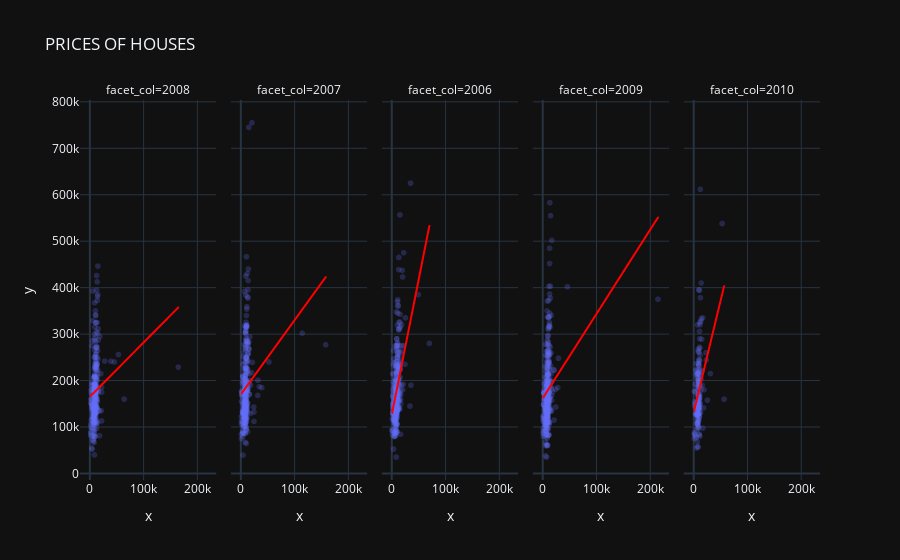

Source (notebook cell):
### Code cell
# plot scatter LotArea and Price
import plotly.express as px
fig = px.scatter(x=House_Data_2['LotArea'], y=House_Data_2['SalePrice'], 
                 facet_col = House_Data_2['YrSold'], opacity = 0.25, template = 'plotly_dark', trendline='ols',
                 trendline_color_override = 'red', title = 'PRICES OF HOUSES')
fig.show()

### Figure 1 — Plotly figure (JSON) as saved in the notebook; plotly's stock layout.template omitted (floating-point values rounded to 4 significant figures; data arrays with more than 128 entries replaced by an {"elided": "..."} marker saying what was removed)
{"data": [{"hovertemplate": "facet_col=2008<br>x=%{x}<br>y=%{y}<extra></extra>", "legendgroup": "", "marker": {"color": "#636efa", "opacity": 0.25, "symbol": "circle"}, "mode": "markers", "name": "", "showlegend": false, "type": "scattergl", "x": {"elided": "304 int values"}, "xaxis": "x", "y": {"elided": "304 int values"}, "yaxis": "y"}, {"hovertemplate": "<b>OLS trendline</b><br>y = 1.16851 * x + 164989<br>R<sup>2</sup>=0.032210<br><br>facet_col=2008<br>x=%{x}<br>y=%{y} <b>(trend)</b><extra></extra>", "legendgroup": "", "line": {"color": "red"}, "marker": {"color": "#636efa", "symbol": "circle"}, "mode": "lines", "name": "", "showlegend": false, "type": "scattergl", "x": {"elided": "304 int values"}, "xaxis": "x", "y": {"elided": "304 float values"}, "yaxis": "y"}, {"hovertemplate": "facet_col=2007<br>x=%{x}<br>y=%{y}<extra></extra>", "legendgroup": "", "marker": {"color": "#636efa", "opacity": 0.25, "symbol": "circle"}, "mode": "markers", "name": "", "showlegend": false, "type": "scattergl", "x": {"elided": "329 int values"}, "xaxis": "x2", "y": {"elided": "329 int values"}, "yaxis": "y2"}, {"hovertemplate": "<b>OLS trendline</b><br>y = 1.59784 * x + 168705<br>R<sup>2</sup>=0.044110<br><br>facet_col=2007<br>x=%{x}<br>y=%{y} <b>(trend)</b><extra></extra>", "legendgroup": "", "line": {"color": "red"}, "marker": {"color": "#636efa", "symbol": "circle"}, "mode": "lines", "name": "", "showlegend": false, "type": "scattergl", "x": {"elided": "329 int values"}, "xaxis": "x2", "y": {"elided": "329 float values"}, "yaxis": "y2"}, {"hovertemplate": "facet_col=2006<br>x=%{x}<br>y=%{y}<extra></extra>", "legendgroup": "", "marker": {"color": "#636efa", "opacity": 0.25, "symbol": "circle"}, "mode": "markers", "name": "", "showlegend": false, "type": "scattergl", "x": {"elided": "314 int values"}, "xaxis": "x3", "y": {"elided": "314 int values"}, "yaxis": "y3"}, {"hovertemplate": "<b>OLS trendline</b><br>y = 5.81478 * x + 121556<br>R<sup>2</sup>=0.219495<br><br>facet_col=2006<br>x=%{x}<br>y=%{y} <b>(trend)</b><extra></extra>", "legendgroup": "", "line": {"color": "red"}, "marker": {"color": "#636efa", "symbol": "circle"}, "mode": "lines", "name": "", "showlegend": false, "type": "scattergl", "x": {"elided": "314 int values"}, "xaxis": "x3", "y": {"elided": "314 float values"}, "yaxis": "y3"}, {"hovertemplate": "facet_col=2009<br>x=%{x}<br>y=%{y}<extra></extra>", "legendgroup": "", "marker": {"color": "#636efa", "opacity": 0.25, "symbol": "circle"}, "mode": "markers", "name": "", "showlegend": false, "type": "scattergl", "x": {"elided": "338 int values"}, "xaxis": "x4", "y": {"elided": "338 int values"}, "yaxis": "y4"}, {"hovertemplate": "<b>OLS trendline</b><br>y = 1.8134 * x + 160765<br>R<sup>2</sup>=0.073050<br><br>facet_col=2009<br>x=%{x}<br>y=%{y} <b>(trend)</b><extra></extra>", "legendgroup": "", "line": {"color": "red"}, "marker": {"color": "#636efa", "symbol": "circle"}, "mode": "lines", "name": "", "showlegend": false, "type": "scattergl", "x": {"elided": "338 int values"}, "xaxis": "x4", "y": {"elided": "338 float values"}, "yaxis": "y4"}, {"hovertemplate": "facet_col=2010<br>x=%{x}<br>y=%{y}<extra></extra>", "legendgroup": "", "marker": {"color": "#636efa", "opacity": 0.25, "symbol": "circle"}, "mode": "markers", "name": "", "showlegend": false, "type": "scattergl", "x": {"elided": "175 int values"}, "xaxis": "x5", "y": {"elided": "175 int values"}, "yaxis": "y5"}, {"hovertemplate": "<b>OLS trendline</b><br>y = 4.80964 * x + 128236<br>R<sup>2</sup>=0.144701<br><br>facet_col=2010<br>x=%{x}<br>y=%{y} <b>(trend)</b><extra></extra>", "legendgroup": "", "line": {"color": "red"}, "marker": {"color": "#636efa", "symbol": "circle"}, "mode": "lines", "name": "", "showlegend": false, "type": "scattergl", "x": {"elided": "175 int values"}, "xaxis": "x5", "y": {"elided": "175 float values"}, "yaxis": "y5"}], "layout": {"annotations": [{"font": {}, "showarrow": false, "text": "facet_col=2008", "x": 0.092, "xanchor": "center", "xref": "paper", "y": 1, "yanchor": "bottom", "yref": "paper"}, {"font": {}, "showarrow": false, "text": "facet_col=2007", "x": 0.296, "xanchor": "center", "xref": "paper", "y": 1, "yanchor": "bottom", "yref": "paper"}, {"font": {}, "showarrow": false, "text": "facet_col=2006", "x": 0.5, "xanchor": "center", "xref": "paper", "y": 1, "yanchor": "bottom", "yref": "paper"}, {"font": {}, "showarrow": false, "text": "facet_col=2009", "x": 0.704, "xanchor": "center", "xref": "paper", "y": 1, "yanchor": "bottom", "yref": "paper"}, {"font": {}, "showarrow": false, "text": "facet_col=2010", "x": 0.908, "xanchor": "center", "xref": "paper", "y": 1, "yanchor": "bottom", "yref": "paper"}], "legend": {"tracegroupgap": 0}, "title": {"text": "PRICES OF HOUSES"}, "xaxis": {"anchor": "y", "domain": [0, 0.184], "title": {"text": "x"}}, "xaxis2": {"anchor": "y2", "domain": [0.204, 0.388], "matches": "x", "title": {"text": "x"}}, "xaxis3": {"anchor": "y3", "domain": [0.408, 0.592], "matches": "x", "title": {"text": "x"}}, "xaxis4": {"anchor": "y4", "domain": [0.612, 0.796], "matches": "x", "title": {"text": "x"}}, "xaxis5": {"anchor": "y5", "domain": [0.816, 1], "matches": "x", "title": {"text": "x"}}, "yaxis": {"anchor": "x", "domain": [0, 1], "title": {"text": "y"}}, "yaxis2": {"anchor": "x2", "domain": [0, 1], "matches": "y", "showticklabels": false}, "yaxis3": {"anchor": "x3", "domain": [0, 1], "matches": "y", "showticklabels": false}, "yaxis4": {"anchor": "x4", "domain": [0, 1], "matches": "y", "showticklabels": false}, "yaxis5": {"anchor": "x5", "domain": [0, 1], "matches": "y", "showticklabels": false}}}
